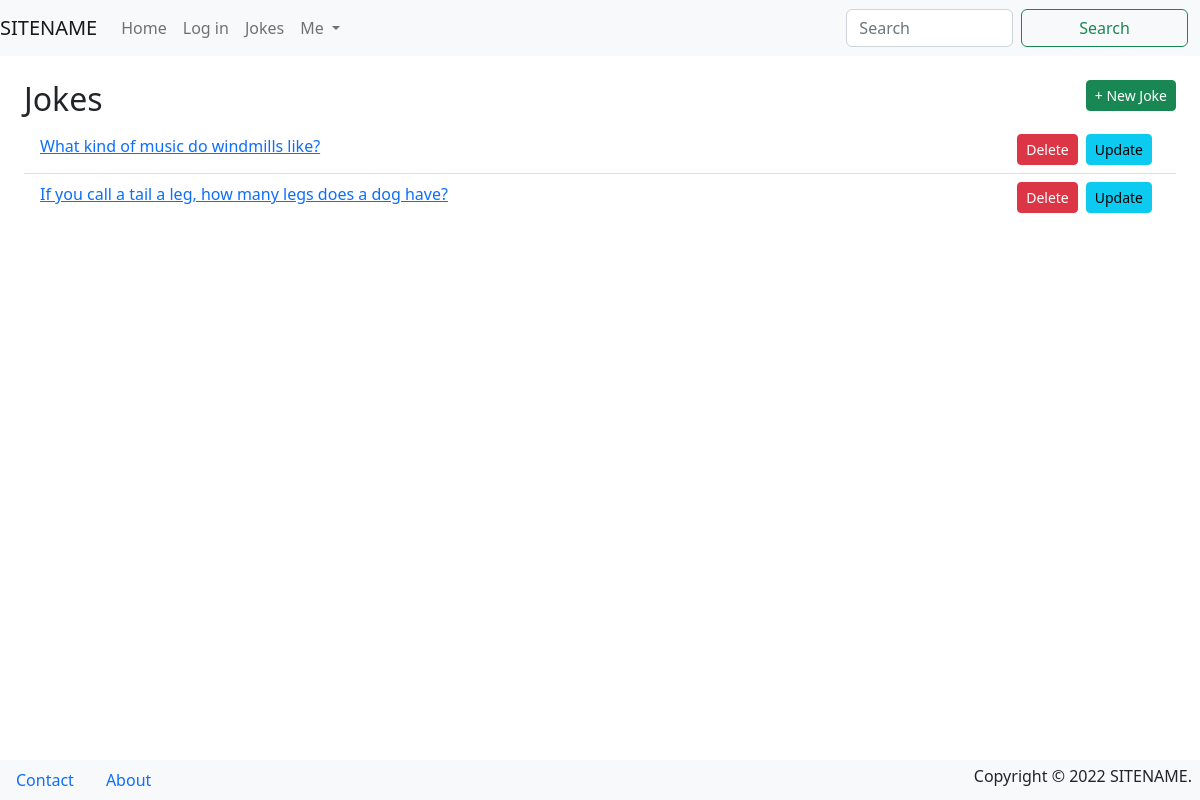
Before: /jokes/ with the older database file.
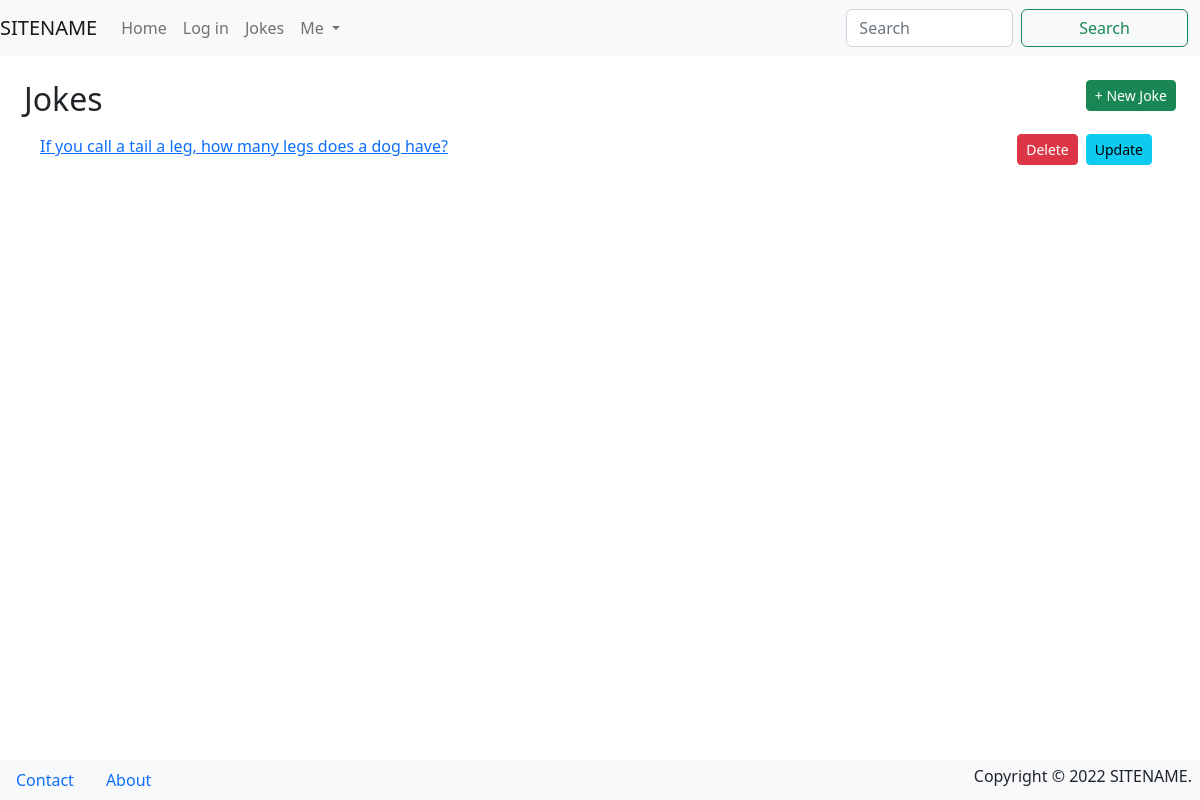
After: the same page with the newer database file.
### jokes/models.py (models this page shows, shortened)
class Joke(models.Model):
    question = models.TextField(max_length=200)
    answer = models.TextField(max_length=100, blank = True)
    created = models.DateTimeField(auto_now_add=True)
    updated = models.DateTimeField(auto_now=True)
    def get_absolute_url(self):
        return reverse('jokes:detail', args=[str(self.pk)])

### jokes/views.py (the view)
# urls.py: path('', JokeListView.as_view(), name='list'),
class JokeListView(ListView):
    model = Joke

### templates/jokes/joke_list.html (shortened to what this page needs)
{% extends "_base.html" %}
{% block main %}
  <a class="btn btn-success btn-sm float-end" href="{% url 'jokes:create' %}">
    + New Joke
  </a>
  <h2>Jokes</h2>
  <ul class="list-group list-group-flush mb-3">
    {% for joke in joke_list %}
      <li class="list-group-item">
        <a href="{{ joke.get_absolute_url }}">{{ joke.question }}</a>
        <a href="{% url 'jokes:update' joke.pk %}"
          class="btn btn-info btn-sm float-end me-2">Update</a>
        <a href="{% url 'jokes:delete' joke.pk %}"
          class="btn btn-danger btn-sm float-end me-2">Delete</a>
      </li>
    {% endfor %}
  </ul>
{% endblock %}

### templates/_base.html (shortened to what this page needs)
<!DOCTYPE html>
<html lang="en">
<head>
<link href="https://cdn.jsdelivr.net/npm/bootstrap@5.2.1/dist/css/bootstrap.min.css" rel="stylesheet">
</head>
<body>
<header>
  <nav class="navbar navbar-expand-lg navbar-light bg-light">
    <a class="navbar-brand" href="#">SITENAME</a>
    <div class="collapse navbar-collapse" id="navbarSupportedContent">
      <ul class="navbar-nav me-auto">
        <li class="nav-item active">
          <a class="nav-link" href="{% url 'pages:homepage' %}">Home
          </a>
        </li>
        <li class="nav-item">
          <a class="nav-link" href="#">Log in</a>
        </li>
        <li class="nav-item">
          <a class="nav-link" href="{% url 'jokes:list' %}">Jokes</a>
        </li>
        <li class="nav-item dropdown">
          <a class="nav-link dropdown-toggle" href="#" id="navbarDropdown"
             role="button" data-toggle="dropdown" aria-haspopup="true"
             aria-expanded="false">
            Me
          </a>
        </li>
      </ul>
      <form class="row my-2 my-lg-0 row">
        <input class="form-control me-sm-2 col" type="search"
        placeholder="Search" aria-label="Search">
        <button class="btn btn-outline-success my-2 my-sm-0 me-4 col" type="submit">
          Search
        </button>
      </form>
    </div>
  </nav>
</header>
<main class="m-4 pb-5">
  {% block main %}<h2>Welcome!</h2>{% endblock %}
</main>
<footer class="fixed-bottom bg-light row">
    <div class="col">
      <div class="float-end m-1 me-2">Copyright &copy; 2022 SITENAME.</div>
      <nav>
        <ul class="nav">
          <li class="nav-item"><a class="nav-link" href="#">Contact</a></li>
          <li class="nav-item">
            <a class="nav-link" href="{% url 'pages:about-us' %}">About</a>
          </li>
        </ul>
      </nav>
    </div>
</footer>
</body>
</html>

Changed rows visible on the page:
removed Joke: question "What kind of music do windmills like?"
